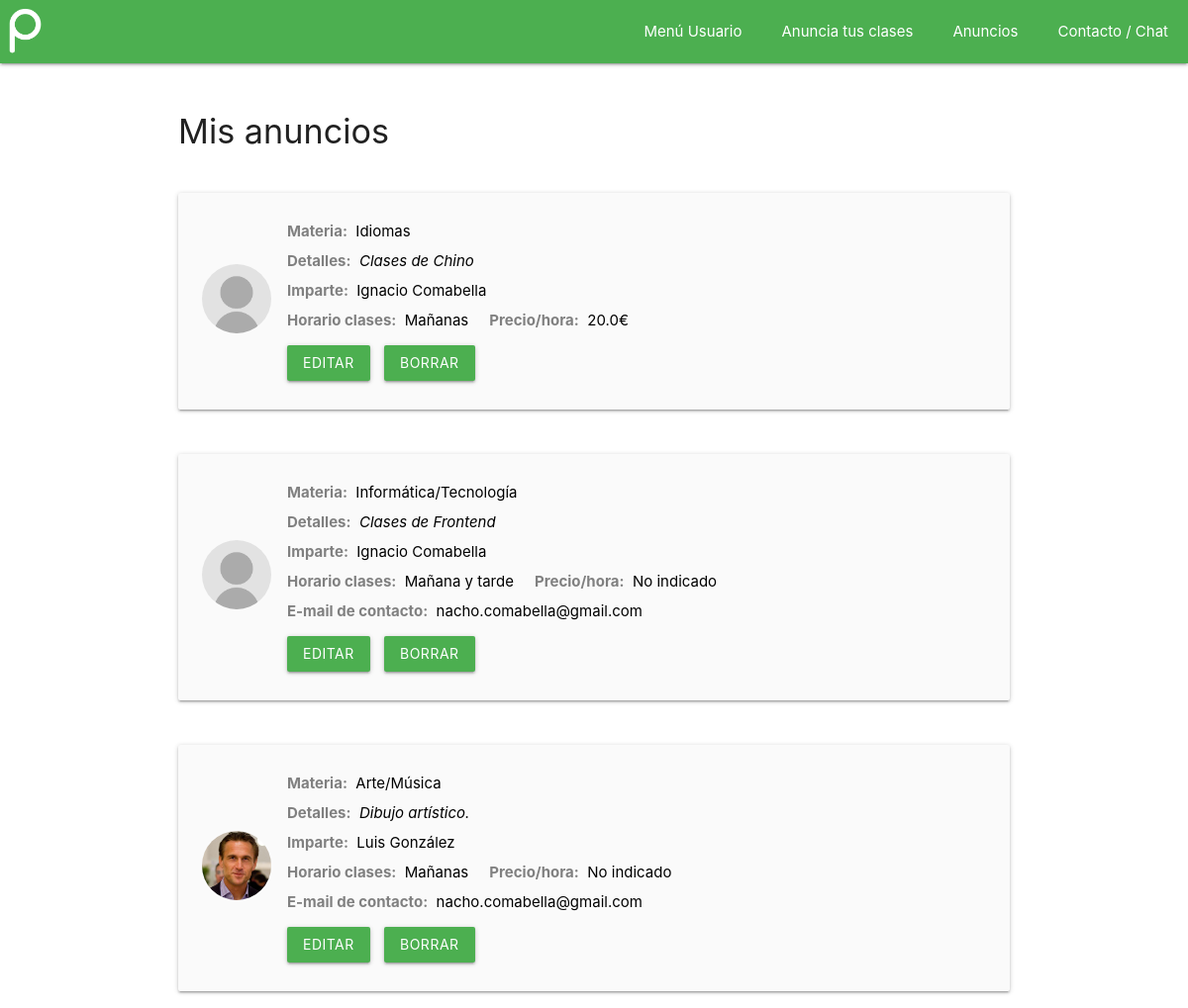
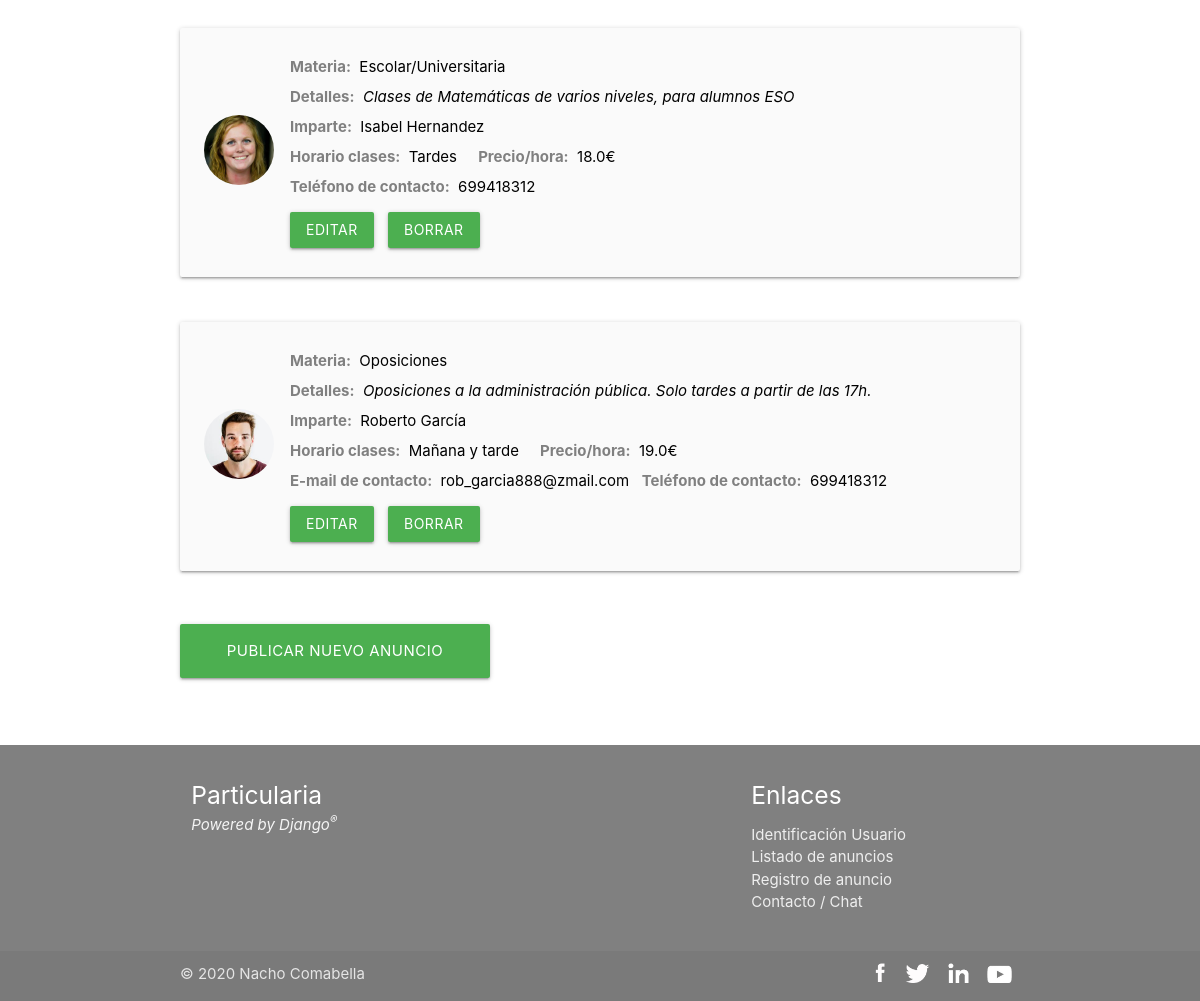
The app's page /listado-usuario (signed in) with its own data (2 pictures, top to bottom).
### partdapp/models.py (models this page shows)
class Anuncio(models.Model):
    nombre = models.CharField(max_length = 200)
    descripcion = models.CharField(max_length = 2000)
    horario = models.CharField(max_length = 20)
    telefono = models.IntegerField(default = 0)
    email = models.CharField(max_length = 150)
    emailvalido = models.CharField(max_length = 150, default = 'NO')
    precio = models.FloatField(default = 0)
    tfno = models.CharField(max_length = 2)
    mail = models.CharField(max_length = 2)
    foto = models.ImageField(upload_to='images/profile', default = 'images/profile/noperfil.png')
    codigo = models.CharField(max_length = 255)
    categoria = models.ForeignKey(Categoria, on_delete = models.CASCADE)
    usuario = models.ForeignKey(Usuarios, on_delete = models.CASCADE)

class Categoria(models.Model):
    materia = models.CharField(max_length = 150)

### partdapp/views.py (the view)
# urls.py: path('listado-usuario', views.listado_usuario),
def listado_usuario(request):
    usuario_actual = models.Usuarios.objects.get(pk = request.session["id_usuario"])
    res = models.Anuncio.objects.filter(usuario = usuario_actual).order_by("-id")
    context = {
                "anuncios" : res
            }
    return render(request,"listado-usuario.html", context)

### partdapp/templates/listado-usuario.html (shortened to what this page needs)
{% extends "base.html" %}
{% block content %}
<body>
<div class="container">
	<br class="hide-on-small-only">
	<br class="hide-on-small-only">
	    {% if anuncios %}
    	<div class="hide-on-small-only">
			<h4 style="margin-top: 5px">Mis anuncios</h4>
		</div>
		<br>
		{% for a in anuncios %}
	  	<div class="hide-on-small-only">
			<div class="card-panel grey lighten-5 z-depth-1">
				<div class="row valign-wrapper" style="margin-bottom: 5px;">
					<div class="col m1" style="padding: 0;">
						<img class="circle materialboxed" src="../static/media/{{a.foto}}" width="70px" height="70px">
					</div>
					<div class="col m11" style="padding-left: 20px; padding-right: 0px;">
						<span class="black-text">
							<span id="camposcard">Materia:</span> &nbsp;{{a.categoria.materia}} <br>
							<span id="camposcard">Detalles:</span> &nbsp;<cite>{{a.descripcion}}</cite> <br>
							<span id="camposcard">Imparte:</span> &nbsp;{{a.nombre}}  <br>
							<span id="camposcard">Horario clases:</span> &nbsp;{{a.horario}} &nbsp; &nbsp; <span id="camposcard">Precio/hora:</span>&nbsp;
							{% if a.precio == 0.00 %}
							No indicado<br>
							{% else %}
							{{a.precio}}€<br>
							{% endif %}
							{% if a.mail == "SI" %}<span id="camposcard">E-mail de contacto:</span> &nbsp;<a href="mailto:{{a.email}}" target="_blank">{{a.email}}</a> &nbsp; {% endif %}
							{% if a.tfno == "SI" %}<span id="camposcard">Teléfono de contacto:</span> &nbsp;{{a.telefono}}<br>{% endif %}
						</span>
						<div>
							<a class="waves-effect waves-light btn" href="editar-anuncio?id={{a.id}}" style="margin-left: 0px; margin-top: 10px;">EDITAR</a>
							<a class="waves-effect waves-light btn" href="borrar-anuncio?id={{a.id}}" style="margin-left: 0px; margin-top: 10px;" onclick="return confirm('¿Seguro que deseas borrar?')">BORRAR</a>
						</div>
					</div>
				</div>
			</div>
		</div>
		<br>
		{% endfor %}
		<div>
            <a class="waves-effect waves-light btn-large" href="registrar-anuncio" style="margin-left: 0; margin-top: 15px;">Publicar nuevo anuncio</a>
        </div>
        <br>
		{% endif %}
</div>
<br><br>
</body>
{% endblock %}

### partdapp/static/css/style.css (style rules this page uses)
a { text-decoration: none; color: black; }
.black-text { line-height: 2 !important; }
.materialboxed { border-radius: 4px; }
.circle.materialboxed { border-radius: 50%; }
#camposcard { color: grey; font-weight: bold; }
.btn-large { width: 310px; background-color: #4caf50 !important; }
.btn { background-color: #4caf50 !important; }
.waves-effect { background-color: #4caf50 !important; margin-left: 10px; margin-right: 10px; }
.waves-effect { background-color: #4caf50 !important; }
div:after { content: ""; display: table; clear: both; }
.row { margin-bottom: 0px; }

### records on screen
Anuncio: foto (picture), categoria.materia "Idiomas", descripcion "Clases de Chino", nombre "Ignacio Comabella", horario "Mañanas", precio "20.0"
Anuncio: foto (picture), categoria.materia "Informática/Tecnología", descripcion "Clases de Frontend", nombre "Ignacio Comabella", horario "Mañana y tarde", precio "No indicado", email "nacho.comabella@gmail.com"
Anuncio: foto (picture), categoria.materia "Arte/Música", descripcion "Dibujo artístico.", nombre "Luis González", horario "Mañanas", precio "No indicado", email "nacho.comabella@gmail.com"
Anuncio: foto (picture), categoria.materia "Escolar/Universitaria", descripcion "Clases de Matemáticas de varios niveles, para alumnos ESO", nombre "Isabel Hernandez", horario "Tardes", precio "18.0", telefono "699418312"
Anuncio: foto (picture), categoria.materia "Oposiciones", descripcion "Oposiciones a la administración pública. Solo tardes a partir de las 17h.", nombre "Roberto García", horario "Mañana y tarde", precio "19.0", email "rob_garcia888@zmail.com", telefono "699418312"
